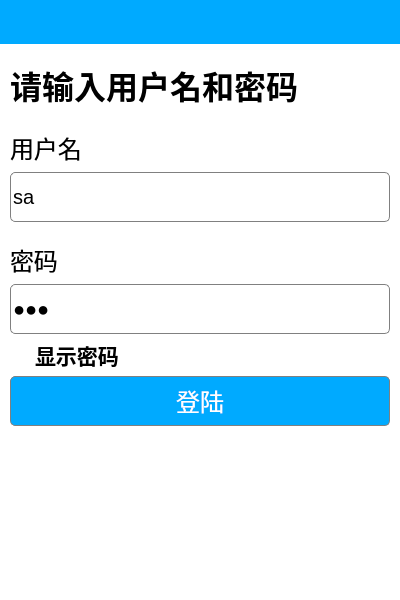
<?xml version="1.0" encoding="UTF-8"?>
<ui version="4.0">
 <class>LoginPage</class>
 <widget class="QWidget" name="LoginPage">
  <property name="geometry">
   <rect>
    <x>0</x>
    <y>0</y>
    <width>400</width>
    <height>600</height>
   </rect>
  </property>
  <property name="font">
   <font>
    <family>微软雅黑</family>
    <pointsize>10</pointsize>
   </font>
  </property>
  <property name="windowTitle">
   <string>Form</string>
  </property>
  <property name="styleSheet">
   <string notr="true">background-color: rgba(255, 255, 255, 0);</string>
  </property>
  <layout class="QVBoxLayout" name="verticalLayout_2">
   <property name="leftMargin">
    <number>0</number>
   </property>
   <property name="topMargin">
    <number>0</number>
   </property>
   <property name="rightMargin">
    <number>0</number>
   </property>
   <item>
    <widget class="TitleBar" name="titleBar" native="true">
     <property name="minimumSize">
      <size>
       <width>0</width>
       <height>44</height>
      </size>
     </property>
     <property name="styleSheet">
      <string notr="true">background-color: rgb(0, 170, 255);</string>
     </property>
    </widget>
   </item>
   <item>
    <layout class="QVBoxLayout" name="verticalLayout">
     <property name="leftMargin">
      <number>10</number>
     </property>
     <property name="topMargin">
      <number>10</number>
     </property>
     <property name="rightMargin">
      <number>10</number>
     </property>
     <item>
      <widget class="QLabel" name="labelTip">
       <property name="minimumSize">
        <size>
         <width>0</width>
         <height>50</height>
        </size>
       </property>
       <property name="font">
        <font>
         <family>微软雅黑 Light</family>
         <pointsize>24</pointsize>
         <weight>75</weight>
         <bold>true</bold>
        </font>
       </property>
       <property name="styleSheet">
        <string notr="true">background-color: rgba(255, 255, 255, 0);</string>
       </property>
       <property name="text">
        <string>请输入用户名和密码</string>
       </property>
      </widget>
     </item>
     <item>
      <widget class="QLabel" name="labelUsername">
       <property name="minimumSize">
        <size>
         <width>0</width>
         <height>50</height>
        </size>
       </property>
       <property name="font">
        <font>
         <family>微软雅黑</family>
         <pointsize>18</pointsize>
        </font>
       </property>
       <property name="styleSheet">
        <string notr="true">background-color: rgba(255, 255, 255, 0);</string>
       </property>
       <property name="text">
        <string>用户名</string>
       </property>
       <property name="alignment">
        <set>Qt::AlignBottom|Qt::AlignLeading|Qt::AlignLeft</set>
       </property>
      </widget>
     </item>
     <item>
      <widget class="QLineEdit" name="username">
       <property name="minimumSize">
        <size>
         <width>200</width>
         <height>50</height>
        </size>
       </property>
       <property name="font">
        <font>
         <pointsize>15</pointsize>
         <weight>50</weight>
         <bold>false</bold>
        </font>
       </property>
       <property name="styleSheet">
        <string notr="true">QLineEdit {
    border: 1px solid gray;
    border-radius: 5px;
    background: white;
    selection-background-color: green;
    font-size: 15pt ;
}
 
QLineEdit:hover {
    border: 1px solid blue;
}</string>
       </property>
       <property name="text">
        <string>sa</string>
       </property>
       <property name="echoMode">
        <enum>QLineEdit::Normal</enum>
       </property>
      </widget>
     </item>
     <item>
      <widget class="QLabel" name="labelPassword">
       <property name="minimumSize">
        <size>
         <width>0</width>
         <height>50</height>
        </size>
       </property>
       <property name="font">
        <font>
         <family>微软雅黑</family>
         <pointsize>18</pointsize>
        </font>
       </property>
       <property name="styleSheet">
        <string notr="true">background-color: rgba(255, 255, 255, 0);</string>
       </property>
       <property name="text">
        <string>密码</string>
       </property>
       <property name="alignment">
        <set>Qt::AlignBottom|Qt::AlignLeading|Qt::AlignLeft</set>
       </property>
      </widget>
     </item>
     <item>
      <widget class="QLineEdit" name="password">
       <property name="minimumSize">
        <size>
         <width>200</width>
         <height>50</height>
        </size>
       </property>
       <property name="font">
        <font>
         <pointsize>15</pointsize>
        </font>
       </property>
       <property name="styleSheet">
        <string notr="true">QLineEdit {
    border: 1px solid gray;
    border-radius: 5px;
    background: white;
    selection-background-color: green;
    font-size: 15pt ;
}
 
QLineEdit:hover {
    border: 1px solid blue;
}</string>
       </property>
       <property name="text">
        <string>123</string>
       </property>
       <property name="echoMode">
        <enum>QLineEdit::Password</enum>
       </property>
      </widget>
     </item>
     <item>
      <widget class="QCheckBox" name="checkBox">
       <property name="minimumSize">
        <size>
         <width>0</width>
         <height>30</height>
        </size>
       </property>
       <property name="maximumSize">
        <size>
         <width>16777215</width>
         <height>30</height>
        </size>
       </property>
       <property name="font">
        <font>
         <family>微软雅黑 Light</family>
         <pointsize>16</pointsize>
         <weight>75</weight>
         <bold>true</bold>
        </font>
       </property>
       <property name="styleSheet">
        <string notr="true">QCheckBox {
    spacing: 10px;
}
 
QCheckBox::indicator {
    width: 15px;
    height: 15px;
}
 
QCheckBox::indicator:unchecked {
    image: url(://icons/icon-checkbox-normal.png);
}
 
QCheckBox::indicator:unchecked:disabled {
    image: url(://icons/icon-checkbox-disable.png);
}
 
QCheckBox::indicator:unchecked:hover {
    image: url(://icons/icon-checkbox-hover.png);
}
 
QCheckBox::indicator:checked {
    image: url(://icons/icon-checkbox-down.png);
}</string>
       </property>
       <property name="text">
        <string>显示密码</string>
       </property>
      </widget>
     </item>
     <item>
      <widget class="QPushButton" name="btnLogin">
       <property name="sizePolicy">
        <sizepolicy hsizetype="Expanding" vsizetype="Fixed">
         <horstretch>0</horstretch>
         <verstretch>0</verstretch>
        </sizepolicy>
       </property>
       <property name="minimumSize">
        <size>
         <width>200</width>
         <height>50</height>
        </size>
       </property>
       <property name="font">
        <font>
         <family>微软雅黑 Light</family>
         <pointsize>18</pointsize>
        </font>
       </property>
       <property name="styleSheet">
        <string notr="true">QPushButton{
    border: 1px solid gray;
	background-color: rgb(0, 170, 255);
	color: white;   
	border-radius: 5px;                        
}

QPushButton:pressed{
	background-color: rgb(0, 101, 152);
}
</string>
       </property>
       <property name="text">
        <string>登陆</string>
       </property>
      </widget>
     </item>
    </layout>
   </item>
   <item>
    <spacer name="verticalSpacer">
     <property name="orientation">
      <enum>Qt::Vertical</enum>
     </property>
     <property name="sizeHint" stdset="0">
      <size>
       <width>20</width>
       <height>163</height>
      </size>
     </property>
    </spacer>
   </item>
  </layout>
 </widget>
 <customwidgets>
  <customwidget>
   <class>TitleBar</class>
   <extends>QWidget</extends>
   <header>widgets/TitleBar.h</header>
   <container>1</container>
  </customwidget>
 </customwidgets>
 <resources/>
 <connections/>
</ui>
